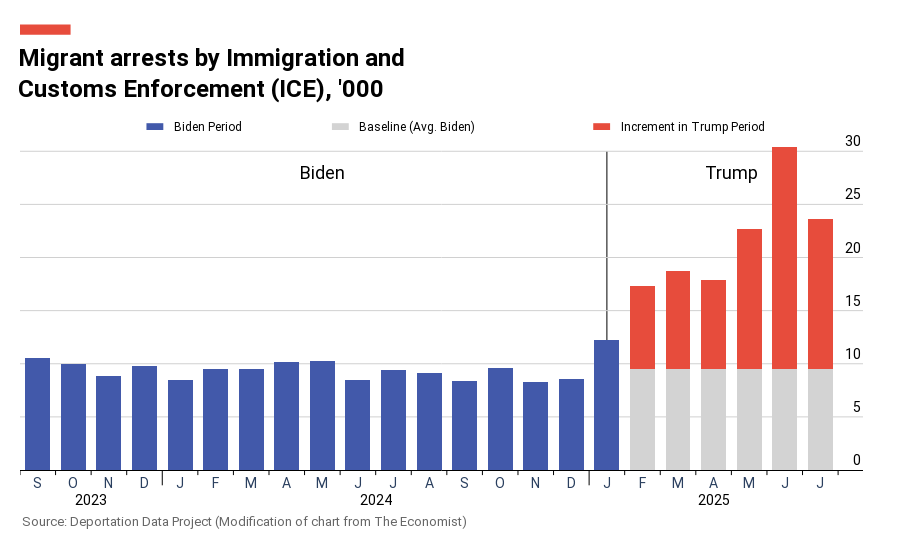

Notebook code for this chart:
### Code cell
# NEW CHART: Biden months in blue, Trump months stacked (gray baseline + red excess)
# Calculate Biden average (Sept 2023 - Jan 2025 = 17 months)
biden_avg = monthly_arrests.iloc[:17]['arrests_thousands'].mean()

print(f"Biden average arrests (Sept 2023 - Jan 2025): {biden_avg:.2f}k")
print(f"\nTrump months breakdown:")

# Create separate traces for stacked bars
biden_data = monthly_arrests.iloc[:17].copy()
trump_data = monthly_arrests.iloc[17:].copy()

# For Trump months, split into gray baseline and red excess
trump_baseline = [biden_avg] * len(trump_data)
trump_excess = (trump_data['arrests_thousands'] - biden_avg).tolist()

for i, (idx, row) in enumerate(trump_data.iterrows()):
    print(f"{row['year_month'].strftime('%b %Y')}: Total={row['arrests_thousands']:.2f}k, Baseline={biden_avg:.2f}k, Excess={trump_excess[i]:.2f}k")

# Create the stacked bar chart
fig2 = go.Figure()

# Biden months - blue bars
fig2.add_trace(go.Bar(
    x=x_categories[:17],
    y=biden_data['arrests_thousands'],
    marker=dict(
        color='#4259AA',
        line=dict(width=0)
    ),
    name='Biden Period',
    hovertemplate='%{y:.1f}k arrests<extra></extra>'
))

# Trump months - gray baseline (bottom)
fig2.add_trace(go.Bar(
    x=x_categories[17:],
    y=trump_baseline,
    marker=dict(
        color='#D3D3D3',  # Light gray
        line=dict(width=0)
    ),
    name='Baseline (Avg. Biden)',
    hovertemplate='%{y:.1f}k arrests<extra></extra>'
))

# Trump months - red excess (top)
fig2.add_trace(go.Bar(
    x=x_categories[17:],
    y=trump_excess,
    marker=dict(
        color='#E74C3C',
        line=dict(width=0)
    ),
    name='Increment in Trump Period',
    hovertemplate='%{y:.1f}k arrests<extra></extra>'
))

# Add administration labels
fig2.add_annotation(
    x=8,
    y=28,
    text='Biden',
    showarrow=False,
    font=dict(size=18, color='black', family='Roboto, Arial, sans-serif'),
    xanchor='center',
    yanchor='middle'
)

fig2.add_annotation(
    x=19.5,
    y=28,
    text='Trump',
    showarrow=False,
    font=dict(size=18, color='black', family='Roboto, Arial, sans-serif'),
    xanchor='center',
    yanchor='middle'
)

# Update layout
fig2.update_layout(
    title=dict(
        text='Migrant arrests by Immigration and<br>Customs Enforcement (ICE), \'000',
        font=dict(size=24, color='black', family='Roboto, Arial, sans-serif', weight='bold'),
        x=0.02,
        xanchor='left',
        y=0.88,
        yanchor='top'
    ),
    xaxis=dict(
        type='category',
        tickmode='array',
        tickvals=x_categories,
        ticktext=x_labels,
        tickfont=dict(size=14, family='Roboto, Arial, sans-serif'),
        showgrid=False,
        showline=True,
        linecolor='black',
        linewidth=1,
        zeroline=False,
        ticks='',
        ticklen=0,
        range=[-0.5, len(x_categories) + 0.2]
    ),
    yaxis=dict(
        range=[0, 32],
        tickvals=[0, 5, 10, 15, 20, 25, 30],
        tickfont=dict(size=14, family='Roboto, Arial, sans-serif'),
        showgrid=True,
        gridcolor='#D0D0D0',
        gridwidth=1,
        showline=False,
        zeroline=False,
        title='',
        side='right',
        tickmode='array',
        layer='below traces',
        ticks='',
        ticklen=0,
        showticklabels=False
    ),
    plot_bgcolor='white',
    paper_bgcolor='white',
    height=550,
    margin=dict(l=20, r=20, t=130, b=80),
    showlegend=False,
    bargap=0.3,
    barmode='stack',  # Stack the Trump bars
    hoverlabel=dict(
        bgcolor='black',
        font_size=14,
        font_family='Roboto, Arial, sans-serif'
    ),
    shapes=[
        # Red rectangle above the title
        dict(
            type='rect',
            xref='paper',
            yref='paper',
            x0=0,
            y0=1.28,
            x1=0.06,
            y1=1.31,
            fillcolor='#E74C3C',
            line=dict(width=0)
        ),
        # Thin vertical line at January 2025 column
        dict(
            type='line',
            xref='x',
            yref='y',
            x0=16,
            y0=0,
            x1=16,
            y1=30,
            line=dict(color='black', width=1),
            layer='below'
        )
    ]
)

# Add y-axis labels on top of gridlines
for tick_val in [0, 5, 10, 15, 20, 25, 30]:
    fig2.add_annotation(
        x=1.0,
        xref='paper',
        y=tick_val,
        yref='y',
        text=str(tick_val),
        showarrow=False,
        font=dict(size=14, family='Roboto, Arial, sans-serif', color='black'),
        xanchor='right',
        yanchor='bottom'
    )

# Add centered year labels below the x-axis
for start_idx, year in year_positions:
    if year == 2023:
        center_x = start_idx + 1.5
    elif year == 2024:
        center_x = start_idx + 5.5
    elif year == 2025:
        center_x = start_idx + 3
    
    fig2.add_annotation(
        x=center_x,
        xref='x',
        y=-0.06,
        yref='paper',
        text=str(year),
        showarrow=False,
        font=dict(size=14, family='Roboto, Arial, sans-serif', color='black'),
        xanchor='center',
        yanchor='top'
    )

# Add tick marks between columns
fig2.add_shape(
    type='line',
    xref='x',
    yref='paper',
    x0=-0.5,
    y0=0,
    x1=-0.5,
    y1=-0.015,
    line=dict(color='black', width=1)
)

for i in range(len(x_categories) - 1):
    current_year = int(x_categories[i].split('-')[0])
    next_year = int(x_categories[i + 1].split('-')[0])
    is_year_boundary = (current_year != next_year)
    tick_length = -0.045 if is_year_boundary else -0.015
    
    fig2.add_shape(
        type='line',
        xref='x',
        yref='paper',
        x0=i + 0.5,
        y0=0,
        x1=i + 0.5,
        y1=tick_length,
        line=dict(color='black', width=1)
    )

fig2.add_shape(
    type='line',
    xref='x',
    yref='paper',
    x0=len(x_categories) - 0.5,
    y0=0,
    x1=len(x_categories) - 0.5,
    y1=-0.015,
    line=dict(color='black', width=1)
)

# Add legend above the chart and below the title
# Blue square for Biden period
fig2.add_shape(
    type='rect',
    xref='paper',
    yref='paper',
    x0=0.15,
    y0=1.00,
    x1=0.17,
    y1=1.02,
    fillcolor='#4259AA',
    line=dict(width=0)
)
fig2.add_annotation(
    text='Biden Period',
    xref='paper',
    yref='paper',
    x=0.18,
    y=1.01,
    showarrow=False,
    font=dict(size=12, color='black', family='Roboto, Arial, sans-serif'),
    xanchor='left',
    yanchor='middle'
)

# Light gray square for baseline
fig2.add_shape(
    type='rect',
    xref='paper',
    yref='paper',
    x0=0.37,
    y0=1.00,
    x1=0.39,
    y1=1.02,
    fillcolor='#D3D3D3',
    line=dict(width=0)
)
fig2.add_annotation(
    text='Baseline (Avg. Biden)',
    xref='paper',
    yref='paper',
    x=0.40,
    y=1.01,
    showarrow=False,
    font=dict(size=12, color='black', family='Roboto, Arial, sans-serif'),
    xanchor='left',
    yanchor='middle'
)

# Red square for excess
fig2.add_shape(
    type='rect',
    xref='paper',
    yref='paper',
    x0=0.68,
    y0=1.00,
    x1=0.70,
    y1=1.02,
    fillcolor='#E74C3C',
    line=dict(width=0)
)
fig2.add_annotation(
    text='Increment in Trump Period',
    xref='paper',
    yref='paper',
    x=0.71,
    y=1.01,
    showarrow=False,
    font=dict(size=12, color='black', family='Roboto, Arial, sans-serif'),
    xanchor='left',
    yanchor='middle'
)

# Add source annotation
fig2.add_annotation(
    text='Source: Deportation Data Project (Modification of chart from The Economist)',
    xref='paper',
    yref='paper',
    x=0,
    y=-0.18,
    showarrow=False,
    font=dict(size=13, color='#666666', family='Roboto, Arial, sans-serif'),
    xanchor='left'
)

fig2.show()

### Figure 1 — Plotly figure (JSON) as saved in the notebook; plotly's stock layout.template omitted (floating-point values rounded to 4 significant figures)
{"data": [{"hovertemplate": "%{y:.1f}k arrests<extra></extra>", "marker": {"color": "#4259AA", "line": {"width": 0}}, "name": "Biden Period", "type": "bar", "x": ["2023-09", "2023-10", "2023-11", "2023-12", "2024-01", "2024-02", "2024-03", "2024-04", "2024-05", "2024-06", "2024-07", "2024-08", "2024-09", "2024-10", "2024-11", "2024-12", "2025-01"], "y": [10.52, 10.0, 8.825, 9.807, 8.462, 9.54, 9.507, 10.14, 10.22, 8.459, 9.442, 9.141, 8.407, 9.58, 8.246, 8.542, 12.28]}, {"hovertemplate": "%{y:.1f}k arrests<extra></extra>", "marker": {"color": "#D3D3D3", "line": {"width": 0}}, "name": "Baseline (Avg. Biden)", "type": "bar", "x": ["2025-02", "2025-03", "2025-04", "2025-05", "2025-06", "2025-07"], "y": [9.477, 9.477, 9.477, 9.477, 9.477, 9.477]}, {"hovertemplate": "%{y:.1f}k arrests<extra></extra>", "marker": {"color": "#E74C3C", "line": {"width": 0}}, "name": "Increment in Trump Period", "type": "bar", "x": ["2025-02", "2025-03", "2025-04", "2025-05", "2025-06", "2025-07"], "y": [7.845, 9.272, 8.384, 13.17, 20.92, 14.15]}], "layout": {"annotations": [{"font": {"color": "black", "family": "Roboto, Arial, sans-serif", "size": 18}, "showarrow": false, "text": "Biden", "x": 8, "xanchor": "center", "y": 28, "yanchor": "middle"}, {"font": {"color": "black", "family": "Roboto, Arial, sans-serif", "size": 18}, "showarrow": false, "text": "Trump", "x": 19.5, "xanchor": "center", "y": 28, "yanchor": "middle"}, {"font": {"color": "black", "family": "Roboto, Arial, sans-serif", "size": 14}, "showarrow": false, "text": "0", "x": 1, "xanchor": "right", "xref": "paper", "y": 0, "yanchor": "bottom", "yref": "y"}, {"font": {"color": "black", "family": "Roboto, Arial, sans-serif", "size": 14}, "showarrow": false, "text": "5", "x": 1, "xanchor": "right", "xref": "paper", "y": 5, "yanchor": "bottom", "yref": "y"}, {"font": {"color": "black", "family": "Roboto, Arial, sans-serif", "size": 14}, "showarrow": false, "text": "10", "x": 1, "xanchor": "right", "xref": "paper", "y": 10, "yanchor": "bottom", "yref": "y"}, {"font": {"color": "black", "family": "Roboto, Arial, sans-serif", "size": 14}, "showarrow": false, "text": "15", "x": 1, "xanchor": "right", "xref": "paper", "y": 15, "yanchor": "bottom", "yref": "y"}, {"font": {"color": "black", "family": "Roboto, Arial, sans-serif", "size": 14}, "showarrow": false, "text": "20", "x": 1, "xanchor": "right", "xref": "paper", "y": 20, "yanchor": "bottom", "yref": "y"}, {"font": {"color": "black", "family": "Roboto, Arial, sans-serif", "size": 14}, "showarrow": false, "text": "25", "x": 1, "xanchor": "right", "xref": "paper", "y": 25, "yanchor": "bottom", "yref": "y"}, {"font": {"color": "black", "family": "Roboto, Arial, sans-serif", "size": 14}, "showarrow": false, "text": "30", "x": 1, "xanchor": "right", "xref": "paper", "y": 30, "yanchor": "bottom", "yref": "y"}, {"font": {"color": "black", "family": "Roboto, Arial, sans-serif", "size": 14}, "showarrow": false, "text": "2023", "x": 1.5, "xanchor": "center", "xref": "x", "y": -0.06, "yanchor": "top", "yref": "paper"}, {"font": {"color": "black", "family": "Roboto, Arial, sans-serif", "size": 14}, "showarrow": false, "text": "2024", "x": 9.5, "xanchor": "center", "xref": "x", "y": -0.06, "yanchor": "top", "yref": "paper"}, {"font": {"color": "black", "family": "Roboto, Arial, sans-serif", "size": 14}, "showarrow": false, "text": "2025", "x": 19, "xanchor": "center", "xref": "x", "y": -0.06, "yanchor": "top", "yref": "paper"}, {"font": {"color": "black", "family": "Roboto, Arial, sans-serif", "size": 12}, "showarrow": false, "text": "Biden Period", "x": 0.18, "xanchor": "left", "xref": "paper", "y": 1.01, "yanchor": "middle", "yref": "paper"}, {"font": {"color": "black", "family": "Roboto, Arial, sans-serif", "size": 12}, "showarrow": false, "text": "Baseline (Avg. Biden)", "x": 0.4, "xanchor": "left", "xref": "paper", "y": 1.01, "yanchor": "middle", "yref": "paper"}, {"font": {"color": "black", "family": "Roboto, Arial, sans-serif", "size": 12}, "showarrow": false, "text": "Increment in Trump Period", "x": 0.71, "xanchor": "left", "xref": "paper", "y": 1.01, "yanchor": "middle", "yref": "paper"}, {"font": {"color": "#666666", "family": "Roboto, Arial, sans-serif", "size": 13}, "showarrow": false, "text": "Source: Deportation Data Project (Modification of chart from The Economist)", "x": 0, "xanchor": "left", "xref": "paper", "y": -0.18, "yref": "paper"}], "bargap": 0.3, "barmode": "stack", "height": 550, "hoverlabel": {"bgcolor": "black", "font": {"family": "Roboto, Arial, sans-serif", "size": 14}}, "margin": {"b": 80, "l": 20, "r": 20, "t": 130}, "paper_bgcolor": "white", "plot_bgcolor": "white", "shapes": [{"fillcolor": "#E74C3C", "line": {"width": 0}, "type": "rect", "x0": 0, "x1": 0.06, "xref": "paper", "y0": 1.28, "y1": 1.31, "yref": "paper"}, {"layer": "below", "line": {"color": "black", "width": 1}, "type": "line", "x0": 16, "x1": 16, "xref": "x", "y0": 0, "y1": 30, "yref": "y"}, {"line": {"color": "black", "width": 1}, "type": "line", "x0": -0.5, "x1": -0.5, "xref": "x", "y0": 0, "y1": -0.015, "yref": "paper"}, {"line": {"color": "black", "width": 1}, "type": "line", "x0": 0.5, "x1": 0.5, "xref": "x", "y0": 0, "y1": -0.015, "yref": "paper"}, {"line": {"color": "black", "width": 1}, "type": "line", "x0": 1.5, "x1": 1.5, "xref": "x", "y0": 0, "y1": -0.015, "yref": "paper"}, {"line": {"color": "black", "width": 1}, "type": "line", "x0": 2.5, "x1": 2.5, "xref": "x", "y0": 0, "y1": -0.015, "yref": "paper"}, {"line": {"color": "black", "width": 1}, "type": "line", "x0": 3.5, "x1": 3.5, "xref": "x", "y0": 0, "y1": -0.045, "yref": "paper"}, {"line": {"color": "black", "width": 1}, "type": "line", "x0": 4.5, "x1": 4.5, "xref": "x", "y0": 0, "y1": -0.015, "yref": "paper"}, {"line": {"color": "black", "width": 1}, "type": "line", "x0": 5.5, "x1": 5.5, "xref": "x", "y0": 0, "y1": -0.015, "yref": "paper"}, {"line": {"color": "black", "width": 1}, "type": "line", "x0": 6.5, "x1": 6.5, "xref": "x", "y0": 0, "y1": -0.015, "yref": "paper"}, {"line": {"color": "black", "width": 1}, "type": "line", "x0": 7.5, "x1": 7.5, "xref": "x", "y0": 0, "y1": -0.015, "yref": "paper"}, {"line": {"color": "black", "width": 1}, "type": "line", "x0": 8.5, "x1": 8.5, "xref": "x", "y0": 0, "y1": -0.015, "yref": "paper"}, {"line": {"color": "black", "width": 1}, "type": "line", "x0": 9.5, "x1": 9.5, "xref": "x", "y0": 0, "y1": -0.015, "yref": "paper"}, {"line": {"color": "black", "width": 1}, "type": "line", "x0": 10.5, "x1": 10.5, "xref": "x", "y0": 0, "y1": -0.015, "yref": "paper"}, {"line": {"color": "black", "width": 1}, "type": "line", "x0": 11.5, "x1": 11.5, "xref": "x", "y0": 0, "y1": -0.015, "yref": "paper"}, {"line": {"color": "black", "width": 1}, "type": "line", "x0": 12.5, "x1": 12.5, "xref": "x", "y0": 0, "y1": -0.015, "yref": "paper"}, {"line": {"color": "black", "width": 1}, "type": "line", "x0": 13.5, "x1": 13.5, "xref": "x", "y0": 0, "y1": -0.015, "yref": "paper"}, {"line": {"color": "black", "width": 1}, "type": "line", "x0": 14.5, "x1": 14.5, "xref": "x", "y0": 0, "y1": -0.015, "yref": "paper"}, {"line": {"color": "black", "width": 1}, "type": "line", "x0": 15.5, "x1": 15.5, "xref": "x", "y0": 0, "y1": -0.045, "yref": "paper"}, {"line": {"color": "black", "width": 1}, "type": "line", "x0": 16.5, "x1": 16.5, "xref": "x", "y0": 0, "y1": -0.015, "yref": "paper"}, {"line": {"color": "black", "width": 1}, "type": "line", "x0": 17.5, "x1": 17.5, "xref": "x", "y0": 0, "y1": -0.015, "yref": "paper"}, {"line": {"color": "black", "width": 1}, "type": "line", "x0": 18.5, "x1": 18.5, "xref": "x", "y0": 0, "y1": -0.015, "yref": "paper"}, {"line": {"color": "black", "width": 1}, "type": "line", "x0": 19.5, "x1": 19.5, "xref": "x", "y0": 0, "y1": -0.015, "yref": "paper"}, {"line": {"color": "black", "width": 1}, "type": "line", "x0": 20.5, "x1": 20.5, "xref": "x", "y0": 0, "y1": -0.015, "yref": "paper"}, {"line": {"color": "black", "width": 1}, "type": "line", "x0": 21.5, "x1": 21.5, "xref": "x", "y0": 0, "y1": -0.015, "yref": "paper"}, {"line": {"color": "black", "width": 1}, "type": "line", "x0": 22.5, "x1": 22.5, "xref": "x", "y0": 0, "y1": -0.015, "yref": "paper"}, {"fillcolor": "#4259AA", "line": {"width": 0}, "type": "rect", "x0": 0.15, "x1": 0.17, "xref": "paper", "y0": 1, "y1": 1.02, "yref": "paper"}, {"fillcolor": "#D3D3D3", "line": {"width": 0}, "type": "rect", "x0": 0.37, "x1": 0.39, "xref": "paper", "y0": 1, "y1": 1.02, "yref": "paper"}, {"fillcolor": "#E74C3C", "line": {"width": 0}, "type": "rect", "x0": 0.68, "x1": 0.7, "xref": "paper", "y0": 1, "y1": 1.02, "yref": "paper"}], "showlegend": false, "title": {"font": {"color": "black", "family": "Roboto, Arial, sans-serif", "size": 24, "weight": "bold"}, "text": "Migrant arrests by Immigration and<br>Customs Enforcement (ICE), '000", "x": 0.02, "xanchor": "left", "y": 0.88, "yanchor": "top"}, "xaxis": {"linecolor": "black", "linewidth": 1, "range": [-0.5, 23.2], "showgrid": false, "showline": true, "tickfont": {"family": "Roboto, Arial, sans-serif", "size": 14}, "ticklen": 0, "tickmode": "array", "ticks": "", "ticktext": ["S", "O", "N", "D", "J", "F", "M", "A", "M", "J", "J", "A", "S", "O", "N", "D", "J", "F", "M", "A", "M", "J", "J"], "tickvals": ["2023-09", "2023-10", "2023-11", "2023-12", "2024-01", "2024-02", "2024-03", "2024-04", "2024-05", "2024-06", "2024-07", "2024-08", "2024-09", "2024-10", "2024-11", "2024-12", "2025-01", "2025-02", "2025-03", "2025-04", "2025-05", "2025-06", "2025-07"], "type": "category", "zeroline": false}, "yaxis": {"gridcolor": "#D0D0D0", "gridwidth": 1, "layer": "below traces", "range": [0, 32], "showgrid": true, "showline": false, "showticklabels": false, "side": "right", "tickfont": {"family": "Roboto, Arial, sans-serif", "size": 14}, "ticklen": 0, "tickmode": "array", "ticks": "", "tickvals": [0, 5, 10, 15, 20, 25, 30], "title": {"text": ""}, "zeroline": false}}}
